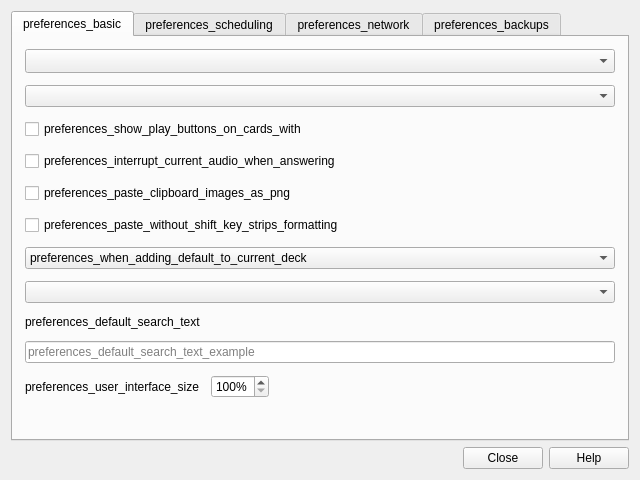
<?xml version="1.0" encoding="UTF-8"?>
<ui version="4.0">
 <class>Preferences</class>
 <widget class="QDialog" name="Preferences">
  <property name="geometry">
   <rect>
    <x>0</x>
    <y>0</y>
    <width>640</width>
    <height>480</height>
   </rect>
  </property>
  <property name="windowTitle">
   <string>preferences_preferences</string>
  </property>
  <layout class="QVBoxLayout" name="verticalLayout_2">
   <item>
    <widget class="QTabWidget" name="tabWidget">
     <property name="focusPolicy">
      <enum>Qt::StrongFocus</enum>
     </property>
     <property name="currentIndex">
      <number>0</number>
     </property>
     <widget class="QWidget" name="tab_1">
      <attribute name="title">
       <string>preferences_basic</string>
      </attribute>
      <layout class="QVBoxLayout" name="verticalLayout">
       <property name="spacing">
        <number>12</number>
       </property>
       <property name="leftMargin">
        <number>12</number>
       </property>
       <property name="topMargin">
        <number>12</number>
       </property>
       <property name="rightMargin">
        <number>12</number>
       </property>
       <property name="bottomMargin">
        <number>12</number>
       </property>
       <item>
        <widget class="QComboBox" name="lang">
         <property name="sizePolicy">
          <sizepolicy hsizetype="MinimumExpanding" vsizetype="Fixed">
           <horstretch>0</horstretch>
           <verstretch>0</verstretch>
          </sizepolicy>
         </property>
         <property name="sizeAdjustPolicy">
          <enum>QComboBox::AdjustToMinimumContentsLengthWithIcon</enum>
         </property>
        </widget>
       </item>
       <item>
        <widget class="QComboBox" name="video_driver"/>
       </item>
       <item>
        <widget class="QCheckBox" name="showPlayButtons">
         <property name="text">
          <string>preferences_show_play_buttons_on_cards_with</string>
         </property>
        </widget>
       </item>
       <item>
        <widget class="QCheckBox" name="interrupt_audio">
         <property name="text">
          <string>preferences_interrupt_current_audio_when_answering</string>
         </property>
        </widget>
       </item>
       <item>
        <widget class="QCheckBox" name="pastePNG">
         <property name="text">
          <string>preferences_paste_clipboard_images_as_png</string>
         </property>
        </widget>
       </item>
       <item>
        <widget class="QCheckBox" name="paste_strips_formatting">
         <property name="text">
          <string>preferences_paste_without_shift_key_strips_formatting</string>
         </property>
        </widget>
       </item>
       <item>
        <widget class="QComboBox" name="useCurrent">
         <item>
          <property name="text">
           <string>preferences_when_adding_default_to_current_deck</string>
          </property>
         </item>
         <item>
          <property name="text">
           <string>preferences_change_deck_depending_on_note_type</string>
          </property>
         </item>
        </widget>
       </item>
       <item>
        <widget class="QComboBox" name="recording_driver">
         <property name="currentText">
          <string notr="true"/>
         </property>
        </widget>
       </item>
       <item>
        <widget class="QLabel" name="search_text_label">
         <property name="text">
          <string>preferences_default_search_text</string>
         </property>
        </widget>
       </item>
       <item>
        <widget class="QLineEdit" name="default_search_text">
         <property name="placeholderText">
          <string>preferences_default_search_text_example</string>
         </property>
        </widget>
       </item>
       <item>
        <layout class="QHBoxLayout" name="horizontalLayout_4">
         <item>
          <widget class="QLabel" name="label_2">
           <property name="text">
            <string>preferences_user_interface_size</string>
           </property>
          </widget>
         </item>
         <item>
          <widget class="QSpinBox" name="uiScale">
           <property name="suffix">
            <string notr="true">%</string>
           </property>
           <property name="minimum">
            <number>100</number>
           </property>
           <property name="maximum">
            <number>200</number>
           </property>
           <property name="singleStep">
            <number>5</number>
           </property>
          </widget>
         </item>
         <item>
          <spacer name="horizontalSpacer_4">
           <property name="orientation">
            <enum>Qt::Horizontal</enum>
           </property>
           <property name="sizeHint" stdset="0">
            <size>
             <width>40</width>
             <height>20</height>
            </size>
           </property>
          </spacer>
         </item>
        </layout>
       </item>
       <item>
        <spacer name="verticalSpacer_3">
         <property name="orientation">
          <enum>Qt::Vertical</enum>
         </property>
         <property name="sizeType">
          <enum>QSizePolicy::Expanding</enum>
         </property>
         <property name="sizeHint" stdset="0">
          <size>
           <width>20</width>
           <height>20</height>
          </size>
         </property>
        </spacer>
       </item>
      </layout>
     </widget>
     <widget class="QWidget" name="tab_3">
      <attribute name="title">
       <string>preferences_scheduling</string>
      </attribute>
      <layout class="QVBoxLayout" name="verticalLayout_5">
       <item>
        <widget class="QCheckBox" name="showEstimates">
         <property name="text">
          <string>preferences_show_next_review_time_above_answer</string>
         </property>
        </widget>
       </item>
       <item>
        <widget class="QCheckBox" name="showProgress">
         <property name="text">
          <string>preferences_show_remaining_card_count_during_review</string>
         </property>
        </widget>
       </item>
       <item>
        <widget class="QCheckBox" name="dayLearnFirst">
         <property name="text">
          <string>preferences_show_learning_cards_with_larger_steps</string>
         </property>
        </widget>
       </item>
       <item>
        <widget class="QCheckBox" name="legacy_timezone">
         <property name="text">
          <string>preferences_legacy_timezone_handling</string>
         </property>
        </widget>
       </item>
       <item>
        <widget class="QCheckBox" name="sched2021">
         <property name="toolTip">
          <string notr="true"/>
         </property>
         <property name="text">
          <string notr="true">V3 scheduler (beta)</string>
         </property>
        </widget>
       </item>
       <item>
        <widget class="QComboBox" name="newSpread"/>
       </item>
       <item>
        <layout class="QGridLayout" name="gridLayout_4">
         <property name="spacing">
          <number>12</number>
         </property>
         <item row="1" column="2">
          <widget class="QLabel" name="label_29">
           <property name="text">
            <string>preferences_mins</string>
           </property>
          </widget>
         </item>
         <item row="2" column="1">
          <widget class="QSpinBox" name="timeLimit">
           <property name="maximum">
            <number>9999</number>
           </property>
          </widget>
         </item>
         <item row="0" column="1">
          <widget class="QSpinBox" name="dayOffset">
           <property name="maximumSize">
            <size>
             <width>60</width>
             <height>16777215</height>
            </size>
           </property>
           <property name="maximum">
            <number>23</number>
           </property>
          </widget>
         </item>
         <item row="2" column="0">
          <widget class="QLabel" name="label_30">
           <property name="text">
            <string>preferences_timebox_time_limit</string>
           </property>
          </widget>
         </item>
         <item row="0" column="2">
          <widget class="QLabel" name="label_40">
           <property name="text">
            <string>preferences_hours_past_midnight</string>
           </property>
          </widget>
         </item>
         <item row="1" column="0">
          <widget class="QLabel" name="label_24">
           <property name="text">
            <string>preferences_learn_ahead_limit</string>
           </property>
          </widget>
         </item>
         <item row="2" column="2">
          <widget class="QLabel" name="label_39">
           <property name="text">
            <string>preferences_mins</string>
           </property>
          </widget>
         </item>
         <item row="1" column="1">
          <widget class="QSpinBox" name="lrnCutoff">
           <property name="maximumSize">
            <size>
             <width>60</width>
             <height>16777215</height>
            </size>
           </property>
           <property name="maximum">
            <number>999</number>
           </property>
          </widget>
         </item>
         <item row="0" column="0">
          <widget class="QLabel" name="label_23">
           <property name="text">
            <string>preferences_next_day_starts_at</string>
           </property>
          </widget>
         </item>
        </layout>
       </item>
       <item>
        <spacer name="verticalSpacer">
         <property name="orientation">
          <enum>Qt::Vertical</enum>
         </property>
         <property name="sizeHint" stdset="0">
          <size>
           <width>20</width>
           <height>16</height>
          </size>
         </property>
        </spacer>
       </item>
      </layout>
     </widget>
     <widget class="QWidget" name="tab_2">
      <attribute name="title">
       <string>preferences_network</string>
      </attribute>
      <layout class="QVBoxLayout" name="verticalLayout_4">
       <property name="spacing">
        <number>12</number>
       </property>
       <property name="leftMargin">
        <number>12</number>
       </property>
       <property name="topMargin">
        <number>12</number>
       </property>
       <property name="rightMargin">
        <number>12</number>
       </property>
       <property name="bottomMargin">
        <number>12</number>
       </property>
       <item>
        <layout class="QHBoxLayout">
         <property name="spacing">
          <number>10</number>
         </property>
         <item>
          <layout class="QVBoxLayout">
           <item>
            <widget class="QLabel" name="syncLabel">
             <property name="text">
              <string>preferences_synchronisation</string>
             </property>
             <property name="wordWrap">
              <bool>true</bool>
             </property>
             <property name="openExternalLinks">
              <bool>true</bool>
             </property>
            </widget>
           </item>
           <item>
            <widget class="QCheckBox" name="syncMedia">
             <property name="text">
              <string>preferences_synchronize_audio_and_images_too</string>
             </property>
            </widget>
           </item>
           <item>
            <widget class="QCheckBox" name="syncOnProgramOpen">
             <property name="text">
              <string>preferences_automatically_sync_on_profile_openclose</string>
             </property>
            </widget>
           </item>
           <item>
            <widget class="QCheckBox" name="autoSyncMedia">
             <property name="text">
              <string>preferences_periodically_sync_media</string>
             </property>
            </widget>
           </item>
           <item>
            <widget class="QCheckBox" name="fullSync">
             <property name="text">
              <string>preferences_on_next_sync_force_changes_in</string>
             </property>
            </widget>
           </item>
           <item>
            <layout class="QHBoxLayout" name="horizontalLayout">
             <item>
              <widget class="QPushButton" name="syncDeauth">
               <property name="text">
                <string notr="true">LOGOUT</string>
               </property>
               <property name="autoDefault">
                <bool>false</bool>
               </property>
              </widget>
             </item>
             <item>
              <widget class="QLabel" name="syncUser">
               <property name="text">
                <string/>
               </property>
              </widget>
             </item>
             <item>
              <spacer name="horizontalSpacer_2">
               <property name="orientation">
                <enum>Qt::Horizontal</enum>
               </property>
               <property name="sizeHint" stdset="0">
                <size>
                 <width>40</width>
                 <height>1</height>
                </size>
               </property>
              </spacer>
             </item>
            </layout>
           </item>
           <item>
            <layout class="QHBoxLayout" name="horizontalLayout_3">
             <item>
              <widget class="QPushButton" name="media_log">
               <property name="text">
                <string/>
               </property>
              </widget>
             </item>
             <item>
              <spacer name="horizontalSpacer_3">
               <property name="orientation">
                <enum>Qt::Horizontal</enum>
               </property>
               <property name="sizeHint" stdset="0">
                <size>
                 <width>40</width>
                 <height>20</height>
                </size>
               </property>
              </spacer>
             </item>
            </layout>
           </item>
          </layout>
         </item>
        </layout>
       </item>
       <item>
        <spacer name="verticalSpacer_2">
         <property name="orientation">
          <enum>Qt::Vertical</enum>
         </property>
         <property name="sizeHint" stdset="0">
          <size>
           <width>20</width>
           <height>40</height>
          </size>
         </property>
        </spacer>
       </item>
      </layout>
     </widget>
     <widget class="QWidget" name="tab">
      <attribute name="title">
       <string>preferences_backups</string>
      </attribute>
      <layout class="QVBoxLayout" name="verticalLayout_3">
       <property name="spacing">
        <number>12</number>
       </property>
       <property name="leftMargin">
        <number>12</number>
       </property>
       <property name="topMargin">
        <number>12</number>
       </property>
       <property name="rightMargin">
        <number>12</number>
       </property>
       <property name="bottomMargin">
        <number>12</number>
       </property>
       <item>
        <widget class="QLabel" name="label_9">
         <property name="text">
          <string>preferences_backupsanki_will_create_a_backup_of</string>
         </property>
         <property name="wordWrap">
          <bool>true</bool>
         </property>
        </widget>
       </item>
       <item>
        <layout class="QGridLayout" name="gridLayout_2">
         <item row="0" column="0">
          <widget class="QLabel" name="label_10">
           <property name="text">
            <string>preferences_keep</string>
           </property>
          </widget>
         </item>
         <item row="0" column="1">
          <widget class="QSpinBox" name="numBackups">
           <property name="minimumSize">
            <size>
             <width>60</width>
             <height>0</height>
            </size>
           </property>
           <property name="maximumSize">
            <size>
             <width>60</width>
             <height>16777215</height>
            </size>
           </property>
          </widget>
         </item>
         <item row="0" column="2">
          <widget class="QLabel" name="label_11">
           <property name="text">
            <string>preferences_backups2</string>
           </property>
          </widget>
         </item>
         <item row="0" column="3">
          <spacer name="horizontalSpacer">
           <property name="orientation">
            <enum>Qt::Horizontal</enum>
           </property>
           <property name="sizeHint" stdset="0">
            <size>
             <width>40</width>
             <height>20</height>
            </size>
           </property>
          </spacer>
         </item>
        </layout>
       </item>
       <item>
        <widget class="QLabel" name="openBackupFolder">
         <property name="text">
          <string>preferences_you_can_restore_backups_via_fileswitch</string>
         </property>
        </widget>
       </item>
       <item>
        <widget class="QLabel" name="label_4">
         <property name="text">
          <string>preferences_note_media_is_not_backed_up</string>
         </property>
         <property name="wordWrap">
          <bool>true</bool>
         </property>
        </widget>
       </item>
       <item>
        <spacer name="verticalSpacer_4">
         <property name="orientation">
          <enum>Qt::Vertical</enum>
         </property>
         <property name="sizeHint" stdset="0">
          <size>
           <width>20</width>
           <height>59</height>
          </size>
         </property>
        </spacer>
       </item>
       <item>
        <widget class="QLabel" name="label_21">
         <property name="text">
          <string>preferences_some_settings_will_take_effect_after</string>
         </property>
         <property name="alignment">
          <set>Qt::AlignCenter</set>
         </property>
        </widget>
       </item>
      </layout>
     </widget>
    </widget>
   </item>
   <item>
    <widget class="QDialogButtonBox" name="buttonBox">
     <property name="orientation">
      <enum>Qt::Horizontal</enum>
     </property>
     <property name="standardButtons">
      <set>QDialogButtonBox::Close|QDialogButtonBox::Help</set>
     </property>
    </widget>
   </item>
  </layout>
 </widget>
 <tabstops>
  <tabstop>lang</tabstop>
  <tabstop>video_driver</tabstop>
  <tabstop>showPlayButtons</tabstop>
  <tabstop>interrupt_audio</tabstop>
  <tabstop>pastePNG</tabstop>
  <tabstop>paste_strips_formatting</tabstop>
  <tabstop>useCurrent</tabstop>
  <tabstop>recording_driver</tabstop>
  <tabstop>default_search_text</tabstop>
  <tabstop>uiScale</tabstop>
  <tabstop>showEstimates</tabstop>
  <tabstop>showProgress</tabstop>
  <tabstop>dayLearnFirst</tabstop>
  <tabstop>legacy_timezone</tabstop>
  <tabstop>sched2021</tabstop>
  <tabstop>newSpread</tabstop>
  <tabstop>dayOffset</tabstop>
  <tabstop>lrnCutoff</tabstop>
  <tabstop>timeLimit</tabstop>
  <tabstop>syncMedia</tabstop>
  <tabstop>syncOnProgramOpen</tabstop>
  <tabstop>autoSyncMedia</tabstop>
  <tabstop>fullSync</tabstop>
  <tabstop>syncDeauth</tabstop>
  <tabstop>media_log</tabstop>
  <tabstop>tabWidget</tabstop>
  <tabstop>numBackups</tabstop>
 </tabstops>
 <resources/>
 <connections>
  <connection>
   <sender>buttonBox</sender>
   <signal>accepted()</signal>
   <receiver>Preferences</receiver>
   <slot>accept()</slot>
   <hints>
    <hint type="sourcelabel">
     <x>285</x>
     <y>439</y>
    </hint>
    <hint type="destinationlabel">
     <x>157</x>
     <y>274</y>
    </hint>
   </hints>
  </connection>
  <connection>
   <sender>buttonBox</sender>
   <signal>rejected()</signal>
   <receiver>Preferences</receiver>
   <slot>reject()</slot>
   <hints>
    <hint type="sourcelabel">
     <x>332</x>
     <y>439</y>
    </hint>
    <hint type="destinationlabel">
     <x>286</x>
     <y>274</y>
    </hint>
   </hints>
  </connection>
 </connections>
</ui>
